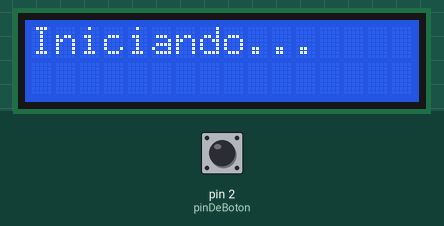
Simulated run of this sketch. Board: Arduino Uno, built with avr-gcc and run on an emulated ATmega328P. Shown: 16×2 character LCD. The test bench sets the inputs (shaded band); at power-on: pin 2 (pinDeBoton) LOW. Random numbers use the default seed unless the sketch sets one.

Above: at 0.1 s.
At 2.8 s:
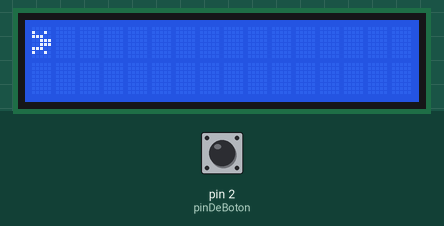
2.9 s: pin 2 (pinDeBoton) pulled HIGH for 1 s
At 3.8 s:
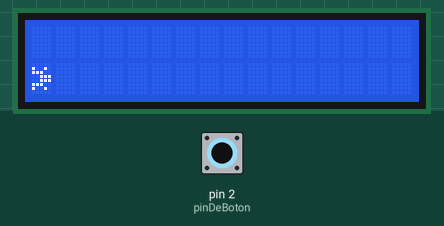
Timing chart, 0 to 5.9 s (numbered marks = the images above; inputs shaded):
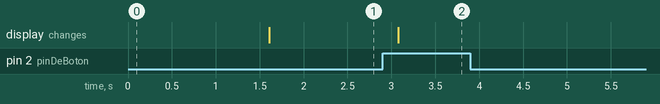

Measured:
- after the input at 2.9 s, the display: changes after 0.18 s (image 2)

The sketch:

buttonDebounce.ino
```cpp
#include <LiquidCrystal_I2C.h>
#include  <Wire.h>

LiquidCrystal_I2C lcd(0x27,  16, 2);

const uint8_t pinDeBoton = 2;  // El número del pin que recibirá la señal de que el botón ha sido presionado
const uint8_t ledPin = 4;    // El pin al que está conectado el led
int estadoLed = HIGH;        // El estado actual de salida para el led
int estadoDelBoton;            // La lectura actual del pin de entrada
int ultimoEstadoDelBoton = LOW;  // La lectura anterior del pin de entrada
unsigned long ultimoMomentoDeRebote = 0;  // El último momento que el pin de salida fue activado
const uint8_t delayRebote = 50;    // El tiempo de rebote. Se puede aumentar manualmente si el mismo es muy bajo

bool playerUp = true;
uint8_t contador = 0;

byte player[8] = {
  B00000,
  B10010,
  B11100,
  B00111,
  B00111,
  B11100,
  B10010,
  B00000
};

byte alien[8] = {
  B11011,
  B11011,
  B01110,
  B00100,
  B00100,
  B01110,
  B11011,
  B11011
};

byte sonrisa[8] = {
  B00000,
  B01010,
  B01010,
  B01010,
  B00000,
  B10001,
  B11011,
  B01110
};

uint8_t aliens[6] = {80, 80, 80, 80, 80, 80};
uint8_t proxAlien;

void generarAlien(){
  if(aliens[0] == 0 || aliens[0] == 16 || aliens[5] == 80){
    for(int i=0; i < 5; i++){
      aliens[i] = aliens[i+1];
    }
    aliens[5] = (random(0, 2) * 16 + 15);
  }
}

void boton(){
  int lectura = digitalRead(pinDeBoton);
  if (lectura != ultimoEstadoDelBoton) {
    ultimoMomentoDeRebote = millis();
  }

  if ((millis() - ultimoMomentoDeRebote) > delayRebote) {
    if (lectura != estadoDelBoton) {
      estadoDelBoton = lectura;
      if (estadoDelBoton == HIGH) {
        estadoLed = !estadoLed;
        playerUp = !playerUp;
      }
    }
  }
  digitalWrite(ledPin, estadoLed);
  ultimoEstadoDelBoton = lectura;
}

void avanzarPantalla(){
  lcd.scrollDisplayLeft();

  if(playerUp){lcd.setCursor(0,0);}
  else{lcd.setCursor(0,1);}
  lcd.print(char(0));

  for(int i = 0; i < 6; i++){
      lcd.setCursor((aliens[i] - 16*(aliens[i]/15)), (aliens[i]/15));
      lcd.print(char(1));
  }
}

void setup() {
  pinMode(2, INPUT);
  lcd.init();
  lcd.backlight();

  lcd.createChar(0, player);
  lcd.createChar(1, alien);
  lcd.createChar(2, sonrisa);

  lcd.setCursor(0, 0);            //  Columna, Fila
  lcd.print("Iniciando...");
  delay(1500);
  lcd.clear();

  lcd.setCursor(0, 0);
  lcd.print(char(0));
}

void loop() {
  lcd.clear();
  boton();
  if(playerUp == true){lcd.setCursor(0,0);}
  else{lcd.setCursor(0,1);}
  lcd.print(char(0));

  if(contador == 0){generarAlien();}
  contador = (contador%3);
  delay(100);
}
```
